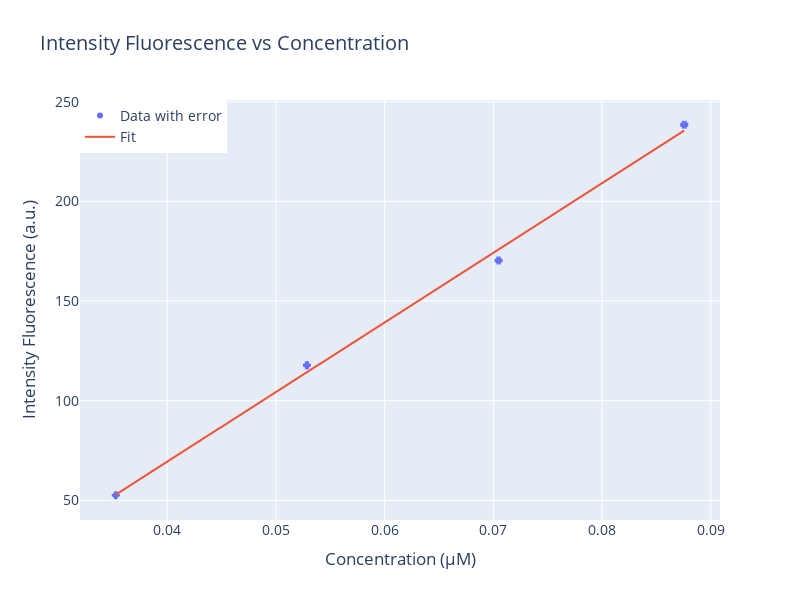

The notebook cell this image was saved under:
### Markdown cell above
# LINEARE

### Code cell
# fit lineare del primo set di dati:
limit = 0.1
def F_C_fit_linear(A,F0,y0):
    return np.log(10)*F0*A + y0

I2 = I[A < limit]
sigmaI2 =sigmaI[A < limit] 

A2 = A[A <limit] 
sigmaA2 = sigmaA[A < limit]

# iteration 0
popt, pcov = curve_fit(F_C_fit_linear, A2, I2, p0=[1634 ,1.0],sigma=sigmaI2,maxfev=10000)
F0,y0 = popt
error_F0, error_y0 = np.sqrt(np.diag(pcov))

# # iteration 1
# dFdC = np.abs(k*F0*np.exp(-k*A2)) # propagate error on C
# sigmaTot = np.sqrt(sigmaI2**2 + (dFdC*sigmaA2)**2) # propagate error on I
# popt, pcov = curve_fit(F_C_fit_linear, A2, I2, p0=[k,y0],sigma=sigmaTot)
# k, y0 = popt
# error_k, error_y0 = np.sqrt(np.diag(pcov))


# print('F0:',final_val(F0,error_F0,decimals=0,udm='a.u.'))
# print('k:',final_val(k,error_k,decimals=3,udm='μM^-1'))
print('y0:',final_val(y0,error_y0,decimals=3,udm='a.u.'))
print('F0:',final_val(F0,error_F0,decimals=0,udm='a.u.'))

# Create a scatter plot with error bars using Plotly
fig = go.Figure()

# Add data points with error bars
fig.add_trace(go.Scatter(
    x=A2,
    y=I2,
    error_y=dict(
        type='data',
        array=sigmaI2,
        visible=True
    ),
    error_x=dict(
        type='data',
        array=sigmaA2,
        visible=True
    ),
    mode='markers',
    name='Data with error'
))

# Add the fitted curve
a = np.linspace(np.min(A2), np.max(A2), 1000)
fig.add_trace(go.Scatter(
    x=a,
    y=F_C_fit_linear(a, *popt),
    mode='lines',
    name='Fit'
))

# Update layout for log scale and labels
fig.update_layout(
    xaxis=dict(
        title='Concentration (μM)',
        # type='log'
    ),
    yaxis=dict(
        title='Intensity Fluorescence (a.u.)'
    ),
    title='Intensity Fluorescence vs Concentration',
    height=600,
    width=800,
    legend=dict(x=0, y=1),
    font=dict(size=14)
)

fig.write_html(dir_path +r"\html\FvsAfit_linear.html")
fig.write_image(dir_path + r"\images\FvsAfit_lnear.png")
fig.show()

### Figure 1 — Plotly figure (JSON) as saved in the notebook; plotly's stock layout.template omitted (floating-point values rounded to 4 significant figures; data arrays with more than 128 entries replaced by an {"elided": "..."} marker saying what was removed)
{"data": [{"error_x": {"array": [0.0001244, 0.0001069, 8.533e-05, 6.075e-05], "type": "data", "visible": true}, "error_y": {"array": [0.5113, 0.3503, 0.2465, 0.1114], "type": "data", "visible": true}, "mode": "markers", "name": "Data with error", "type": "scatter", "x": [0.08755, 0.07048, 0.05284, 0.03527], "y": [238.4, 170.3, 117.7, 52.56]}, {"mode": "lines", "name": "Fit", "type": "scatter", "x": {"elided": "1000 float values"}, "y": {"elided": "1000 float values"}}], "layout": {"font": {"size": 14}, "height": 600, "legend": {"x": 0, "y": 1}, "title": {"text": "Intensity Fluorescence vs Concentration"}, "width": 800, "xaxis": {"title": {"text": "Concentration (μM)"}}, "yaxis": {"title": {"text": "Intensity Fluorescence (a.u.)"}}}}
